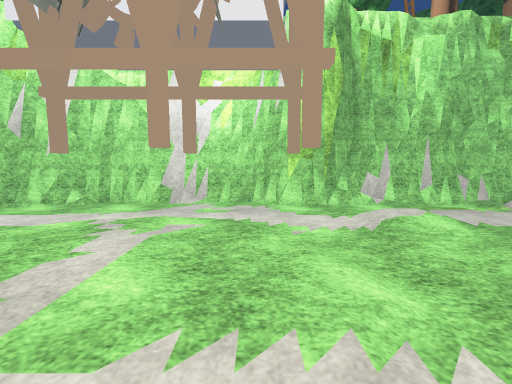
View 1 (above)

17 first-person views from a walk through a Unity game level. The camera is 1.2 m above the floor, tilts 6° down and sees 90° across. The floor is counted in squares, 1 m on a side. Each view is taken from the middle of a square. On the plan, view 1 faces up. The plan holds only what a view shows up to about 12 squares ahead; the rest is blank. The place goes on beyond the plan. Some trees and plants on the terrain are drawn as simple stand-ins. Surface patterns are stand-ins for the level's own textures.

View 2
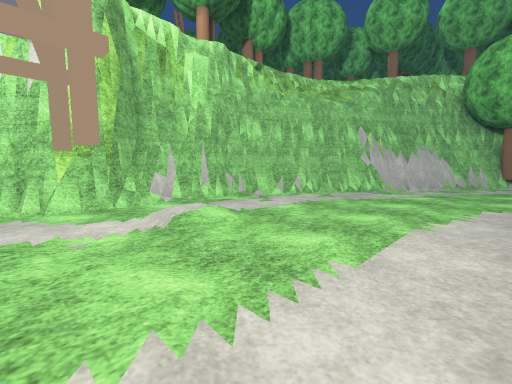

View 3
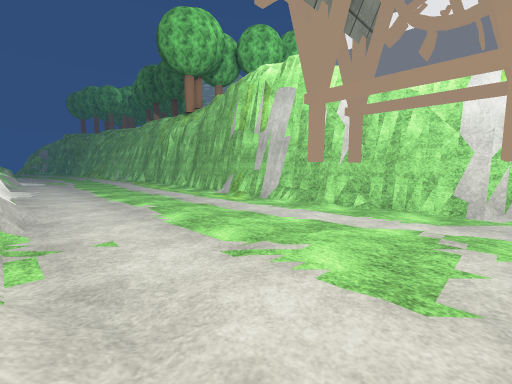

View 4
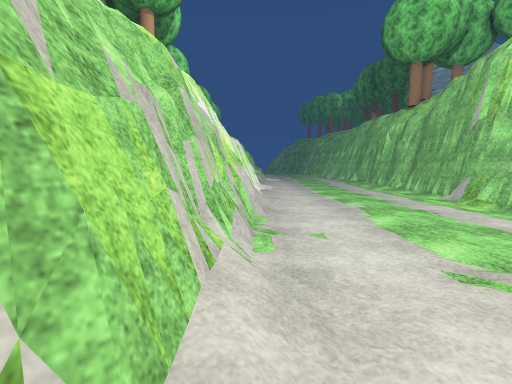

View 5
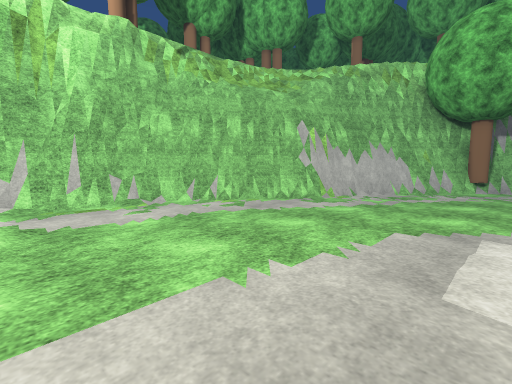

View 6
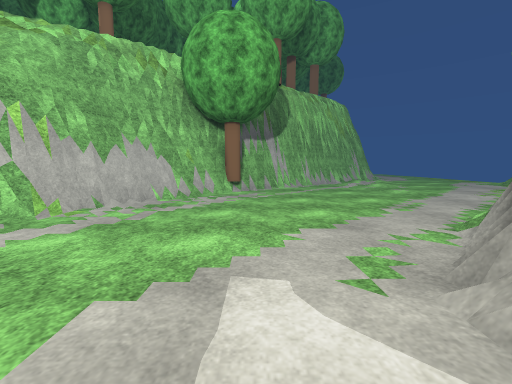

View 7
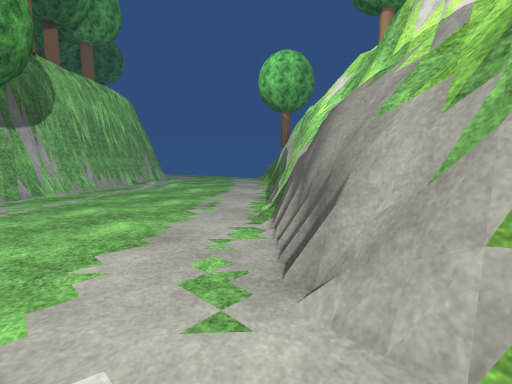

View 8
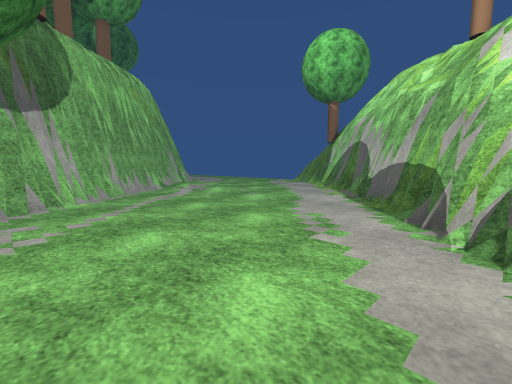

View 9
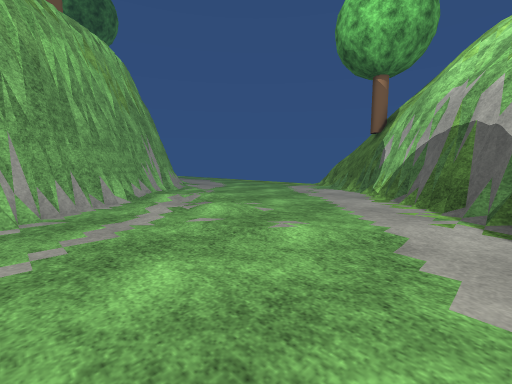

View 10
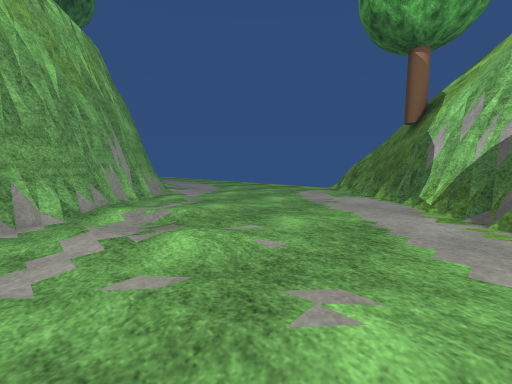

View 11
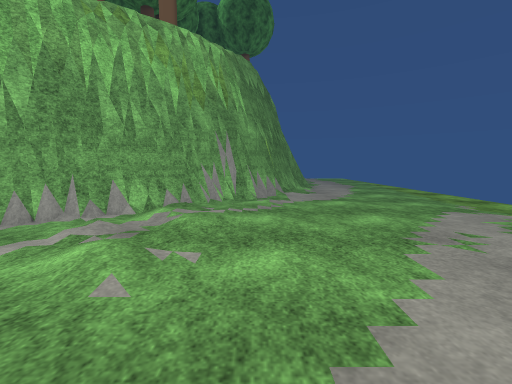

View 12
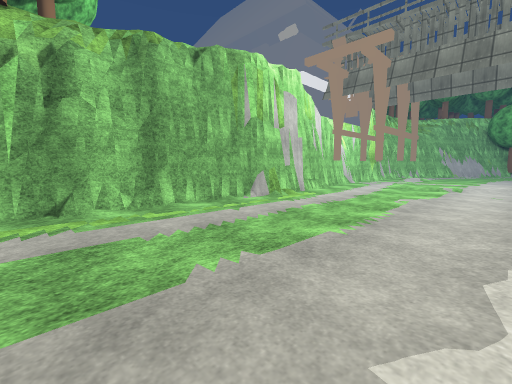

View 13
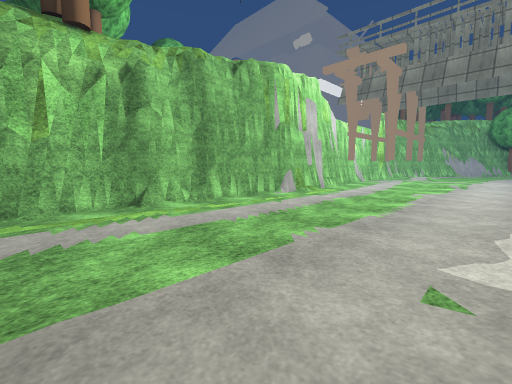

View 14
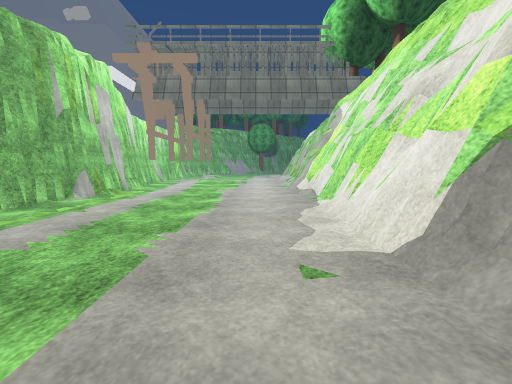

View 15
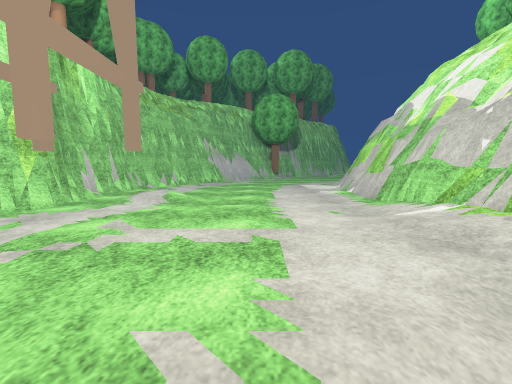

View 16
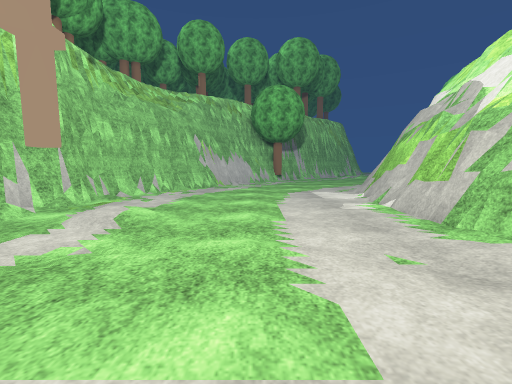

View 17
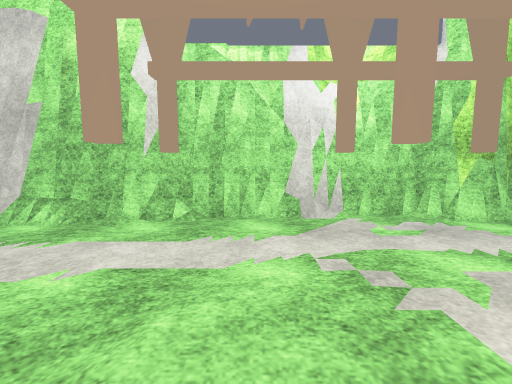

### Floor plan
Key: @ floor where view 1 was taken; # wall or solid block; . main floor; : floor 0.25 m higher than the main floor; / step, stairs or slope; = window, fence, low wall or low ledge; T tree; O other object.
Columns run from 23 left of view 1 to 27 right of it. Each row starts with its distance up from view 1.
  9 #####           ###############
  8 ...##############O...#..###.=#####
  7 ................................=###
  6 ..........................//......###
  5 .................O...#./O.//.......=###
  4 .....................................=###
  3 .......................................###
  2 ........................................=##
  1 .........................................=##
  0 ....................::.@..................T#
 -1   =##==#=#==##===//////....................##
 -2    #########################===.............##
 -3                           ######=............##
 -4                                ###............##
 -5                                  ##=...........##
 -6                                   ##...........=##
 -7                                    ##...........##
 -8                                     ##......:..::##
 -9                                      #/.......:...#
-10                                      ##/...........
-11                                       ##=..........
-12                                        ##=.........
-13                                         ##=........
-14                                          ##=.......
-15                                           ###......
-16                                            ##=.....
-17                                             ### ...

Positions as (right, up) in squares from view 1, and headings:
1: (0, 0), facing up
2: (0, 0), facing up-right
3: (-2, -1), facing up-left
4: (-2, -1), facing left
5: (4, -1), facing up-right
6: (7, -1), facing right
7: (8, -1), facing down-right
8: (12, -1), facing down-right
9: (16, -4), facing down-right
10: (18, -6), facing down-right
11: (18, -10), facing right
12: (-21, 0), facing up-right
13: (-23, 0), facing up-right
14: (-23, 1), facing right
15: (-6, 2), facing right
16: (-3, 2), facing right
17: (-4, 2), facing up
